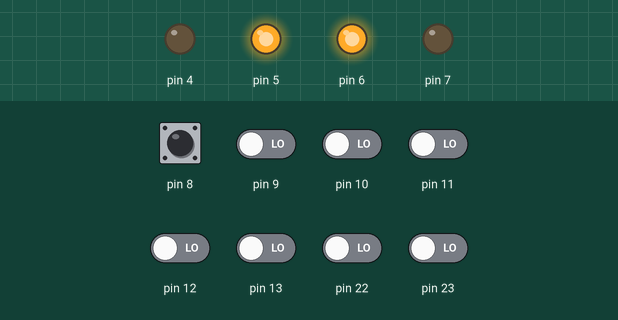
A sketch run on a simulated Arduino Uno, built with avr-gcc and run on an emulated ATmega328P. Parts: output pins drawn as LEDs (lit = HIGH). Dashed ring = blinking. Inputs (shaded band) come from the test bench; at power-on: pin 8–13, pin 22, pin 23 LOW.

Above: at 5.0 s.
5.1 s: pin 8 pulsed HIGH 2 times (0.12 s each, 0.3 s apart)
At 5.6 s:
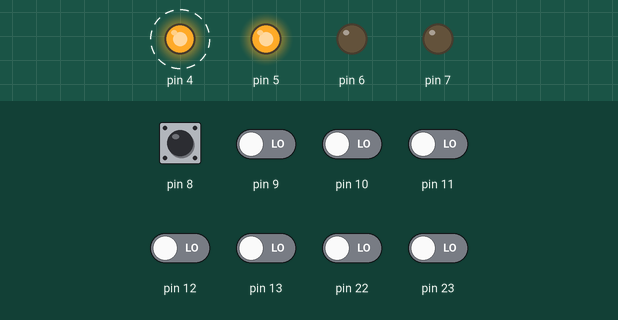
At 6.2 s:
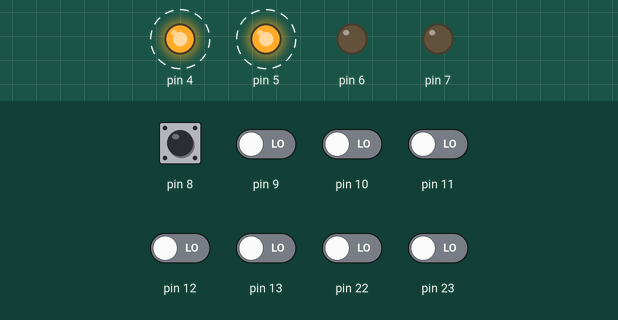
Timing chart, 0 to 14.1 s (numbered marks = the images above; inputs shaded):
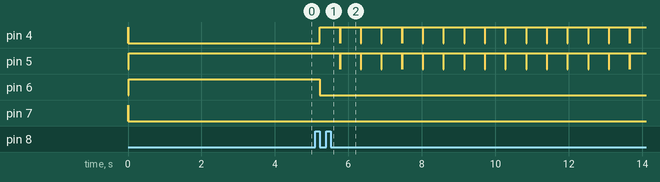

The sketch:

milestone4.ino
```cpp
// ADD QTI LOGIC + US

unsigned int period;
volatile unsigned int timeVal;

#define BLUE_THRESHOLD    3000 //Check
#define YELLOW_THRESHOLD  1000 //Check

int startColor = 0;

unsigned long startTime = millis();

ISR(PCINT0_vect)
{
  static uint8_t lastState = 0;
  uint8_t currState = PINB & 0b00000001; // PD0

  // rising edge → reset timer
  if (currState && !lastState) {
    TCNT1 = 0;
  }

  // falling edge → store timer value
  else if (!currState && lastState) {
    timeVal = TCNT1;
  }

  lastState = currState;
}

void initColor()
{
  // // a. I/O setup (S0–S3 outputs, PD2 input)
  // DDRD = 0b11110000;

  // // S0 = 1, S1 = 0, S2 = 0, S3 = 0 (red filter @20%)
  // PORTD = 0b10000000;

  // b. Pin change interrupt setup (PORTD)
  PCICR  = 0b00000001;   // enable PCIE2
  PCMSK0 = 0b00000001;   // enable PD2 (PCINT18)

  sei();

  // c. Timer1 setup (no prescaler)
  TCCR1A = 0b00000000;
  TCCR1B = 0b00000001;
}

int getColor()
{
  Serial.print("Color: ");
  Serial.println(timeVal);
  return timeVal;
}

int classifyColor(int reading) {
  if (reading <= YELLOW_THRESHOLD) {
    return 1; //YELOW
  } else if ((reading <= BLUE_THRESHOLD)) {
    return 0; //BLUE
  } else {
    return 2; //BLACK
  }
}

//Motor Funcs

void drive_forward(int time){
  PORTD = 0b01100000;
  _delay_ms(time);
  stop();
  _delay_ms(10);
}

void drive_forward_cont(void){
  PORTD = 0b01100000;
}


void drive_backward(int time){
  PORTD = 0b10010000;
  _delay_ms(time);
  stop();
  _delay_ms(10);
}


void turn_left(int time){
  PORTD = 0b00110000;
  _delay_ms(time);
  stop();
  _delay_ms(10);
}


void turn_right(int time){
  PORTD = 0b00110000;
  _delay_ms(time);
  stop();
  _delay_ms(10);
}

void stop(){
  PORTD = 0b00000000;
}

int main(void){
  DDRD = 0b11110000;

  initColor();

  //Boeris maybe goes backwards a lil bit
  drive_backward(10);
  //Boeris goes to black
  //Boeris turns
  //Boeris goes to middle (Can it detect color change?)
  //Boeris turns
  //Boeris goes straight until black
  //Come back Boeris


  while (1) {

    if (millis() - startTime >= 60000) { // 60 seconds
    stop();
    break;
    }

    int reading = getColor();
    int color = classifyColor(reading);

    startColor = color;

    if (color == 2) { // BLACK
      stop();
      turn_left(550);
    } else if (color != startColor) {
      stop();
      turn_left(550);
    } else {
      drive_forward_cont();
    }
  }

  // //Hard Coded Version (must check distances)
  //   drive_forward(3456);
  //   turn_left(550);
  //   drive_forward(3949);
  //   turn_left(550);
  //   drive_forward(6912);
  //   turn_left(550);
  //   drive_forward(3949);
  //   turn_left(550);
  //   drive_forward(3456);

}
```

Measured:
- after the input at 5.1 s, pin 4: alternates HIGH for 0.55 s and LOW for 0.01 s, starting after 0.12 s; pin 5: alternates HIGH for 0.55 s and LOW for 0.01 s, starting after 0.67 s; pin 6: HIGH → LOW after 0.12 s
